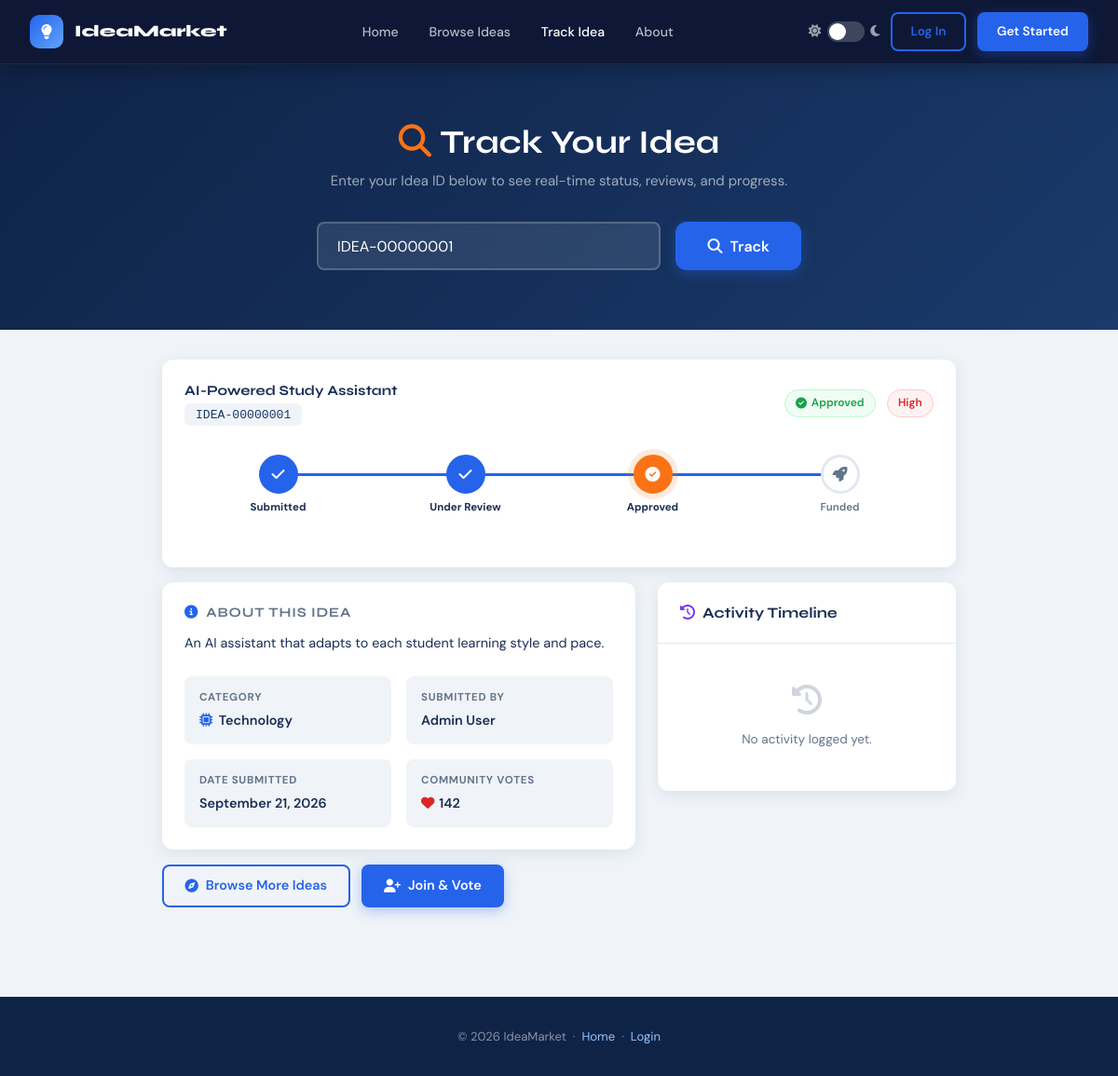
The page /track.php?id=IDEA-00000001 on the database its author committed.
### tables this page shows
CREATE TABLE IF NOT EXISTS ideas (
    id             INT UNSIGNED AUTO_INCREMENT PRIMARY KEY,
    idea_id        VARCHAR(20) NOT NULL UNIQUE,
    user_id        INT UNSIGNED NOT NULL,
    category_id    SMALLINT UNSIGNED NOT NULL DEFAULT 8,
    title          VARCHAR(255) NOT NULL,
    tagline        VARCHAR(255) NULL,
    description    TEXT NOT NULL,
    problem        TEXT NULL,
    solution       TEXT NULL,
    target_market  TEXT NULL,
    funding_goal   DECIMAL(12,2) NULL,
    funding_raised DECIMAL(12,2) NOT NULL DEFAULT 0.00,
    status         ENUM('pending','review','approved','funded','closed') NOT NULL DEFAULT 'pending',
    priority       ENUM('high','medium','low') NOT NULL DEFAULT 'medium',
    assigned_to    INT UNSIGNED NULL,
    vote_count     INT UNSIGNED NOT NULL DEFAULT 0,
    view_count     INT UNSIGNED NOT NULL DEFAULT 0,
    is_featured    TINYINT(1) NOT NULL DEFAULT 0,
    tags           VARCHAR(500) NULL,
    created_at     DATETIME NOT NULL DEFAULT CURRENT_TIMESTAMP,
    updated_at     DATETIME NOT NULL DEFAULT CURRENT_TIMESTAMP ON UPDATE CURRENT_TIMESTAMP,
    FOREIGN KEY (user_id)     REFERENCES users(id) ON DELETE CASCADE,
    FOREIGN KEY (category_id) REFERENCES categories(id),
    FOREIGN KEY (assigned_to) REFERENCES users(id) ON DELETE SET NULL,
    INDEX idx_status   (status),
    INDEX idx_user     (user_id),
    INDEX idx_category (category_id),
    INDEX idx_created  (created_at),
    INDEX idx_featured (is_featured)
);

CREATE TABLE IF NOT EXISTS categories (
    id    SMALLINT UNSIGNED AUTO_INCREMENT PRIMARY KEY,
    name  VARCHAR(80) NOT NULL,
    slug  VARCHAR(80) NOT NULL UNIQUE,
    icon  VARCHAR(40) NOT NULL DEFAULT 'fa-lightbulb',
    color VARCHAR(20) NOT NULL DEFAULT '#2563eb'
);

CREATE TABLE IF NOT EXISTS users (
    id                INT UNSIGNED AUTO_INCREMENT PRIMARY KEY,
    full_name         VARCHAR(120) NOT NULL,
    email             VARCHAR(180) NOT NULL UNIQUE,
    password_hash     VARCHAR(255) NOT NULL,
    role              ENUM('admin','user','investor') NOT NULL DEFAULT 'user',
    avatar            VARCHAR(255) NULL,
    bio               TEXT NULL,
    reputation        INT UNSIGNED NOT NULL DEFAULT 0,
    email_notif      TINYINT(1) NOT NULL DEFAULT 1,
    is_banned         TINYINT(1) NOT NULL DEFAULT 0,
    last_login        DATETIME NULL,
    created_at        DATETIME NOT NULL DEFAULT CURRENT_TIMESTAMP,
    INDEX idx_role (role),
    INDEX idx_email (email),
    INDEX idx_reputation (reputation)
);

### includes/auth.php (called while the page is built, shortened)
<?php
function isLoggedIn(): bool {
    return isset($_SESSION['user_id']) && !empty($_SESSION['user_id']);
}

### track.php (the view, shortened to what this page needs)
<?php
require_once 'includes/auth.php';
require_once 'includes/functions.php';
$user   = isLoggedIn() ? currentUser() : null;
$idea   = null;
$ideaId = trim($_GET['id'] ?? $_POST['idea_id'] ?? '');
if ($ideaId) {
    $stmt = $pdo->prepare("
        SELECT i.*, c.name AS cat_name, c.icon AS cat_icon, c.color AS cat_color,
               u.full_name AS submitter, a.full_name AS assigned_name
        FROM ideas i
        JOIN categories c ON i.category_id = c.id
        JOIN users u ON i.user_id = u.id
        LEFT JOIN users a ON i.assigned_to = a.id
        WHERE i.idea_id = ?
        LIMIT 1
    ");
    $stmt->execute([strtoupper($ideaId)]);
    $idea = $stmt->fetch();
    if ($idea) {
        $actStmt = $pdo->prepare("SELECT al.*, u.full_name FROM activity_log al JOIN users u ON al.performed_by=u.id WHERE al.idea_id=? ORDER BY al.timestamp DESC LIMIT 20");
        $actStmt->execute([$idea['id']]);
        $timeline = $actStmt->fetchAll();
    }
}
$statusSteps = ['pending','review','approved','funded'];
$currentStep = array_search($idea['status'] ?? 'pending', $statusSteps);
?>
<!DOCTYPE html>
<html lang="en">
<head>
  <link rel="stylesheet" href="https://cdnjs.cloudflare.com/ajax/libs/font-awesome/6.5.0/css/all.min.css">
  <link rel="stylesheet" href="assets/css/main.css">
  <link rel="stylesheet" href="assets/css/landing.css">
</head>
<body>
<nav class="landing-nav scrolled" style="position:fixed;">
  <div class="nav-inner">
    <a href="index.php" class="nav-brand">
      <div class="logo-box"><i class="fas fa-lightbulb"></i></div>
      IdeaMarket
    </a>
    <div class="nav-links">
      <a href="index.php">Home</a>
      <a href="browse.php">Browse Ideas</a>
      <a href="track.php" class="active">Track Idea</a>
      <a href="about.php">About</a>
    </div>
    <div class="nav-right">
      <div class="dark-toggle-land">
        <i class="fas fa-sun"></i>
        <div class="toggle-pill" id="darkPill"></div>
        <i class="fas fa-moon"></i>
      </div>
      <?php if ($user): ?>
        <a href="<?= $user['role']==='admin'?'admin.php':'dashboard.php' ?>" class="btn btn-primary btn-sm"><i class="fas fa-th-large"></i> Dashboard</a>
      <?php else: ?>
        <a href="login.php" class="btn btn-outline btn-sm">Log In</a>
        <a href="register.php" class="btn btn-primary btn-sm">Get Started</a>
      <?php endif; ?>
    </div>
  </div>
</nav>
<div class="track-hero">
  <h1><i class="fas fa-search" style="color:var(--orange);margin-right:.6rem;"></i>Track Your Idea</h1>
  <p>Enter your Idea ID below to see real-time status, reviews, and progress.</p>
  <form method="POST" class="track-form">
    <input type="text" name="idea_id" placeholder="e.g. IDEA-A1B2C3D4" value="<?= e($ideaId) ?>" maxlength="20" required>
    <button type="submit" class="btn btn-primary btn-lg"><i class="fas fa-search"></i> Track</button>
  </form>
</div>
<div class="track-container">
  <?php if ($idea): ?>
    <div class="card card-body mb-3 fade-up">
      <div style="display:flex;align-items:center;justify-content:space-between;margin-bottom:1.25rem;flex-wrap:wrap;gap:.5rem;">
        <div>
          <h4 style="margin-bottom:.2rem;"><?= e($idea['title']) ?></h4>
          <code style="background:var(--bg);padding:.3rem .75rem;border-radius:6px;font-size:.82rem;color:var(--navy);"><?= e($idea['idea_id']) ?></code>
        </div>
        <div style="display:flex;align-items:center;gap:.75rem;">
          <?= statusBadge($idea['status']) ?>
          <?= priorityBadge($idea['priority']) ?>
        </div>
      </div>
      <div class="status-stepper">
        <?php
          $steps = [
            ['pending',  'fa-clock',        'Submitted'],
            ['review',   'fa-search',       'Under Review'],
            ['approved', 'fa-check-circle', 'Approved'],
            ['funded',   'fa-rocket',       'Funded'],
          ];
          foreach ($steps as $i => [$val, $icon, $label]):
            $isDone   = $currentStep > $i;
            $isActive = $currentStep === $i;
            $cls      = $isDone ? 'done' : ($isActive ? 'active' : '');
        ?>
          <div class="step <?= $cls ?>">
            <div class="step-dot"><i class="fas <?= $isDone ? 'fa-check' : $icon ?>"></i></div>
            <span class="step-label"><?= $label ?></span>
          </div>
        <?php endforeach; ?>
      </div>
    </div>
    <div class="idea-detail-grid">
      <div>
        <div class="card card-body mb-3 fade-up">
          <div class="detail-section">
            <h5><i class="fas fa-info-circle me-2" style="color:var(--blue);"></i>About This Idea</h5>
            <p><?= nl2br(e($idea['description'])) ?></p>
          </div>
          <div class="meta-grid">
            <div class="meta-item">
              <div class="meta-label">Category</div>
              <div class="meta-value"><i class="fas <?= e($idea['cat_icon']) ?>" style="color:<?= e($idea['cat_color']) ?>;margin-right:.4rem;"></i><?= e($idea['cat_name']) ?></div>
            </div>
            <div class="meta-item">
              <div class="meta-label">Submitted By</div>
              <div class="meta-value"><?= e($idea['submitter']) ?></div>
            </div>
            <div class="meta-item">
              <div class="meta-label">Date Submitted</div>
              <div class="meta-value"><?= formatDate($idea['created_at'], 'F j, Y') ?></div>
            </div>
            <div class="meta-item">
              <div class="meta-label">Community Votes</div>
              <div class="meta-value"><i class="fas fa-heart" style="color:var(--red);margin-right:.3rem;"></i><?= number_format($idea['vote_count']) ?></div>
            </div>
          </div>
        </div>
        <div style="display:flex;gap:.75rem;flex-wrap:wrap;">
          <a href="browse.php" class="btn btn-outline"><i class="fas fa-compass"></i> Browse More Ideas</a>
          <?php if ($user): ?>
            <a href="submit-idea.php" class="btn btn-primary"><i class="fas fa-plus"></i> Submit Your Idea</a>
          <?php else: ?>
            <a href="register.php" class="btn btn-primary"><i class="fas fa-user-plus"></i> Join &amp; Vote</a>
          <?php endif; ?>
        </div>
      </div>
      <div>
        <div class="card">
          <div class="card-header">
            <span class="card-title"><i class="fas fa-history me-2" style="color:var(--purple);"></i>Activity Timeline</span>
          </div>
          <div class="card-body" style="padding:1.25rem;">
            <?php if (!empty($timeline)): ?>
              <div class="timeline">
                <?php foreach ($timeline as $tl):
                  $dotColor = match($tl['status'] ?? '') {
                    'pending'  => 'orange', 'review'  => 'blue',
                    'approved' => 'green',  'funded'  => 'purple',
                    'closed'   => 'red',    default   => 'blue'
                  };
                ?>
                  <div class="timeline-item">
                    <div class="timeline-dot <?= $dotColor ?>"><i class="fas fa-circle" style="font-size:.4rem;"></i></div>
                    <div class="timeline-content">
                      <div class="tl-action"><?= e($tl['action']) ?></div>
                      <div class="tl-meta">
                        <i class="fas fa-user" style="margin-right:.2rem;"></i><?= e($tl['full_name']) ?>
                        &nbsp;·&nbsp; <?= timeAgo($tl['timestamp']) ?>
                      </div>
                    </div>
                  </div>
                <?php endforeach; ?>
              </div>
            <?php else: ?>
              <div class="empty-state" style="padding:1.5rem;">
                <i class="fas fa-history" style="font-size:2rem;"></i>
                <p>No activity logged yet.</p>
              </div>
            <?php endif; ?>
          </div>
        </div>
      </div>
    </div>
  <?php endif; ?>
</div>
<footer style="background:var(--navy-dark);color:rgba(255,255,255,.5);text-align:center;padding:2rem;font-size:.82rem;">
  &copy; <?= date('Y') ?> IdeaMarket &nbsp;·&nbsp; <a href="index.php" style="color:#93c5fd;">Home</a> &nbsp;·&nbsp; <a href="login.php" style="color:#93c5fd;">Login</a>
</footer>
</body>
</html>

### includes/functions.php (shortened to what this page needs)
<?php
function e(string $str): string {
    return htmlspecialchars($str, ENT_QUOTES, 'UTF-8');
}
function statusBadge(string $status): string {
    $map = [
        'pending'    => ['badge-pending',  'fa-clock',        'Pending'],
        'review'     => ['badge-review',   'fa-search',       'Under Review'],
        'approved'   => ['badge-approved', 'fa-check-circle', 'Approved'],
        'funded'     => ['badge-funded',   'fa-rocket',       'Funded'],
        'closed'     => ['badge-closed',   'fa-times-circle', 'Closed'],
    ];
    [$cls, $icon, $label] = $map[$status] ?? ['badge-review', 'fa-question', ucfirst($status)];
    return "<span class=\"badge $cls\"><i class=\"fas $icon\"></i> $label</span>";
}
function priorityBadge(string $priority): string {
    $map = [
        'high'   => 'badge-high',
        'medium' => 'badge-medium',
        'low'    => 'badge-low',
    ];
    $cls = $map[$priority] ?? 'badge-low';
    return "<span class=\"badge $cls\">" . ucfirst($priority) . "</span>";
}
function formatDate(string $date, string $fmt = 'M j, Y'): string {
    $dt = new DateTime($date, new DateTimeZone('Africa/Douala'));
    return $dt->format($fmt);
}

### assets/css/main.css (style rules this page uses)
:root { --navy: #1a3a6b; --navy-dark: #0f2347; --navy-light: #1e4080; --navy-mid: #163260; --blue: #2563eb; --blue-light: #3b82f6; --orange: #f97316; --green: #16a34a; --green-dark: #15803d; --red: #dc2626; --purple: #7c3aed; --gold: #f59e0b; --bg: #f0f4f8; --card: #ffffff; --text: #1a2e55; --text-muted: #64748b; --border: #e2e8f0; --sidebar-w: 260px; --header-h: 64px; --shadow-sm: 0 1px 3px rgba(0,0,0,.08), 0 1px 2px rgba(0,0,0,.04); --shadow: 0 4px 16px rgba(26,58,107,.10); --shadow-lg: 0 10px 40px rgba(26,58,107,.15); --radius: 12px; --radius-sm: 8px; --radius-lg: 20px; --transition: all .25s cubic-bezier(.4,0,.2,1); --font-head: 'Syne', sans-serif; --font-body: 'DM Sans', sans-serif; }
*, *::before, *::after { box-sizing: border-box; margin: 0; padding: 0; }
html { scroll-behavior: smooth; }
body { font-family: var(--font-body); font-size: 15px; color: var(--text); background: var(--bg); line-height: 1.6; transition: background .3s, color .3s; overflow-x: hidden; }
a { text-decoration: none; color: inherit; }
button { cursor: pointer; font-family: var(--font-body); border: none; outline: none; }
input, textarea, select { font-family: var(--font-body); }
h1, h2, h3, h4, h5, h6 { font-family: var(--font-head); font-weight: 700; line-height: 1.2; }
.mb-3 { margin-bottom: 1rem; }
.me-2 { margin-right: .5rem; }
.btn { display: inline-flex; align-items: center; gap: .5rem; padding: .6rem 1.4rem; border-radius: var(--radius-sm); font-size: .9rem; font-weight: 600; font-family: var(--font-body); transition: var(--transition); cursor: pointer; border: 2px solid transparent; white-space: nowrap; }
.btn-primary { background: var(--blue); color: #fff; box-shadow: 0 4px 14px rgba(37,99,235,.35); }
.btn-outline { background: transparent; color: var(--blue); border-color: var(--blue); }
.btn-sm { padding: .4rem 1rem; font-size: .8rem; }
.btn-lg { padding: .85rem 2rem; font-size: 1rem; border-radius: var(--radius); }
.card { background: var(--card); border-radius: var(--radius); box-shadow: var(--shadow); transition: var(--transition); overflow: hidden; }
.card-body { padding: 1.5rem; }
.card-header { padding: 1.25rem 1.5rem; border-bottom: 1px solid var(--border); display: flex; align-items: center; justify-content: space-between; }
.card-title { font-family: var(--font-head); font-size: 1rem; font-weight: 700; color: var(--text); }
.badge { display: inline-flex; align-items: center; gap: .3rem; padding: .25rem .7rem; border-radius: 50px; font-size: .75rem; font-weight: 600; white-space: nowrap; }
.badge-approved { background: #f0fdf4; color: var(--green); border: 1px solid #bbf7d0; }
.badge-high { background: #fef2f2; color: var(--red); border: 1px solid #fecaca; }
.fade-up { animation: fadeUp .5s ease forwards; opacity: 0; transform: translateY(16px); }
.empty-state { text-align: center; padding: 3rem 1rem; color: var(--text-muted); }
.empty-state i { font-size: 3rem; opacity: .3; margin-bottom: 1rem; }
.empty-state p { font-size: .85rem; }

### rows shown on the page
ideas: title "AI-Powered Study Assistant", idea "IDEA-00000001", priority "High", status "approved" (drawn), description "An AI assistant that adapts to each student learning style and pace.", category.name "Technology", user.full_name "Admin User", created_at "September 21, 2026", vote_count "142"

### other values the page prints
$label "Approved"
$label "Submitted"
$label "Under Review"
$label "Funded"
